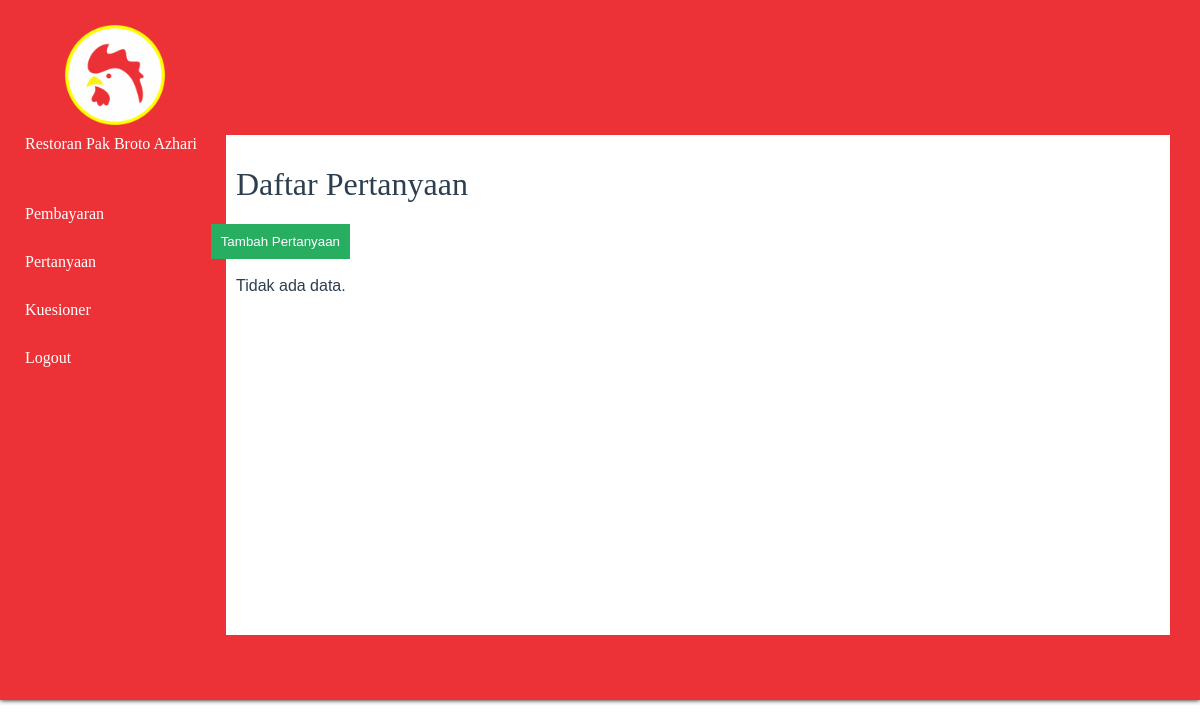
The page /modul_pertanyaan/list-pertanyaan.php on the database as committed earlier.
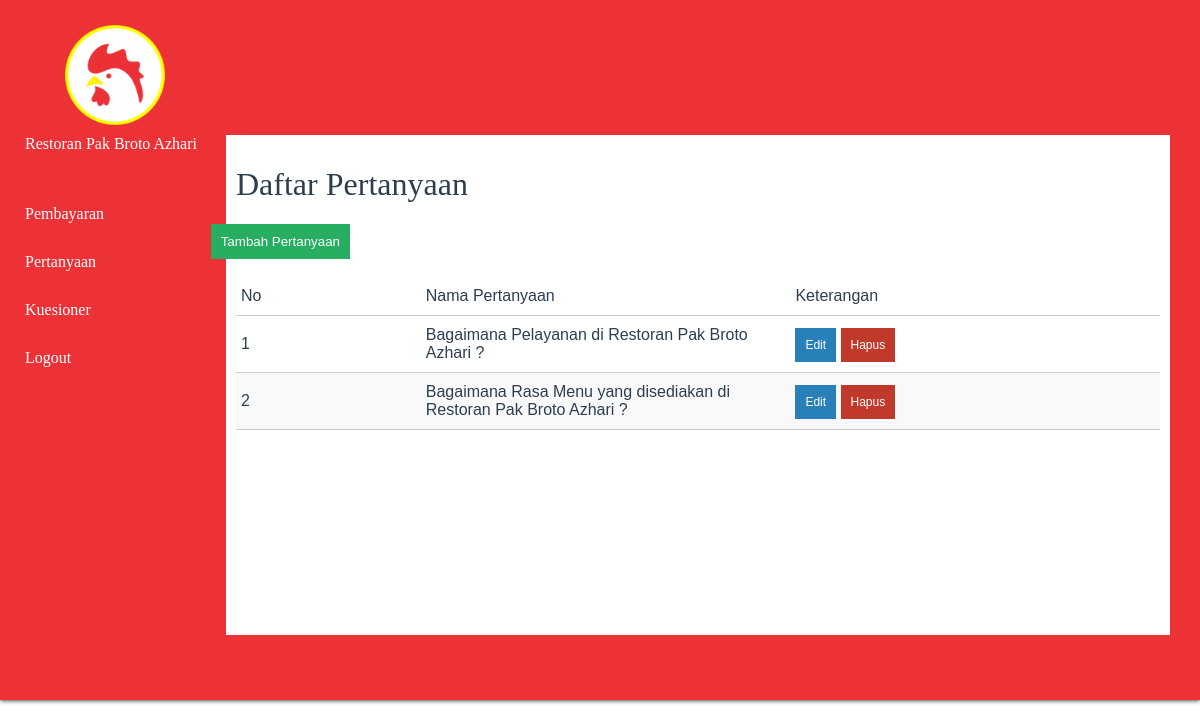
The same page on the database as committed later.
### tables this page shows
CREATE TABLE `pertanyaan` (
  `id_pertanyaan` int(11) NOT NULL,
  `nama_pertanyaan` varchar(100) NOT NULL,
  `id_pegawai` int(11) NOT NULL
);

### modul_pertanyaan/proses-list-pertanyaan.php (called while the page is built, shortened)
<?php
include '../connection.php';
$query = "SELECT * FROM pertanyaan";
$hasil = mysqli_query($db, $query);
$data_pertanyaan = array();
while ($row = mysqli_fetch_assoc($hasil)) {
    $data_pertanyaan[] = $row;
}
?>

### modul_pertanyaan/list-pertanyaan.php (the view, shortened to what this page needs)
<?php
include '../function.php';
include 'proses-list-pertanyaan.php';
?>
<!DOCTYPE html>
<html lang="en">
<head>
    <link rel="stylesheet" href="../css/style.css">
</head>
<body>
    <div class="container clearfix">
        <div class="logo"><img src="../img/LOGO.png" ></div>
        <h4>Restoran Pak Broto Azhari</h4>
        <div class="content">
            <h1>Daftar Pertanyaan</h1>
            <div class="btn-tambah-div">
                <a href="tambah-pertanyaan.php"><button class="btn btn-tambah" style="right: 790px;">Tambah Pertanyaan</button></a>
            </div>
            <br>
            <?php if (empty($data_pertanyaan)) : ?>
            Tidak ada data.
            <br>
            <?php else : ?>
            <table class="data">
                <tr>
                    <th style="text-align: left; width: 10%;">No</th>
                    <th style="text-align: left; width: 20%;">Nama Pertanyaan</th>
                    <th style="text-align: left; width: 20%;">Keterangan</th>
                </tr>
                <?php $no=1; ?>
                <?php foreach ($data_pertanyaan as $pertanyaan) : ?>
                <tr>
                    <td><?php echo $no++; ?></td>
                    <td><?php echo $pertanyaan['nama_pertanyaan'] ?></td>
                    <td>
                        <a href="edit-pertanyaan.php?id_pertanyaan=<?php echo $pertanyaan['id_pertanyaan']; ?>" class="btn btn-edit">Edit</a>
                        <a href="delete-pertanyaan.php?id_pertanyaan=<?php echo $pertanyaan['id_pertanyaan']; ?>" class="btn btn-hapus" onclick="return confirm('anda yakin akan menghapus data?');">Hapus</a>
                    </td>
                </tr>
                <?php  endforeach ?>
            </table>
            <?php endif ?>
        </div>
    </div>
</body>
</html>

Rows that differ between the two databases and show on the page:
added pertanyaan: nama_pertanyaan "Bagaimana Pelayanan di Restoran Pak Broto Azhari ?"
added pertanyaan: nama_pertanyaan "Bagaimana Rasa Menu yang disediakan di Restoran Pak Broto Azhari ?"
Other text that changed with them:
text no longer shown: "Tidak ada data."
text now shown: "No Nama Pertanyaan Keterangan"
